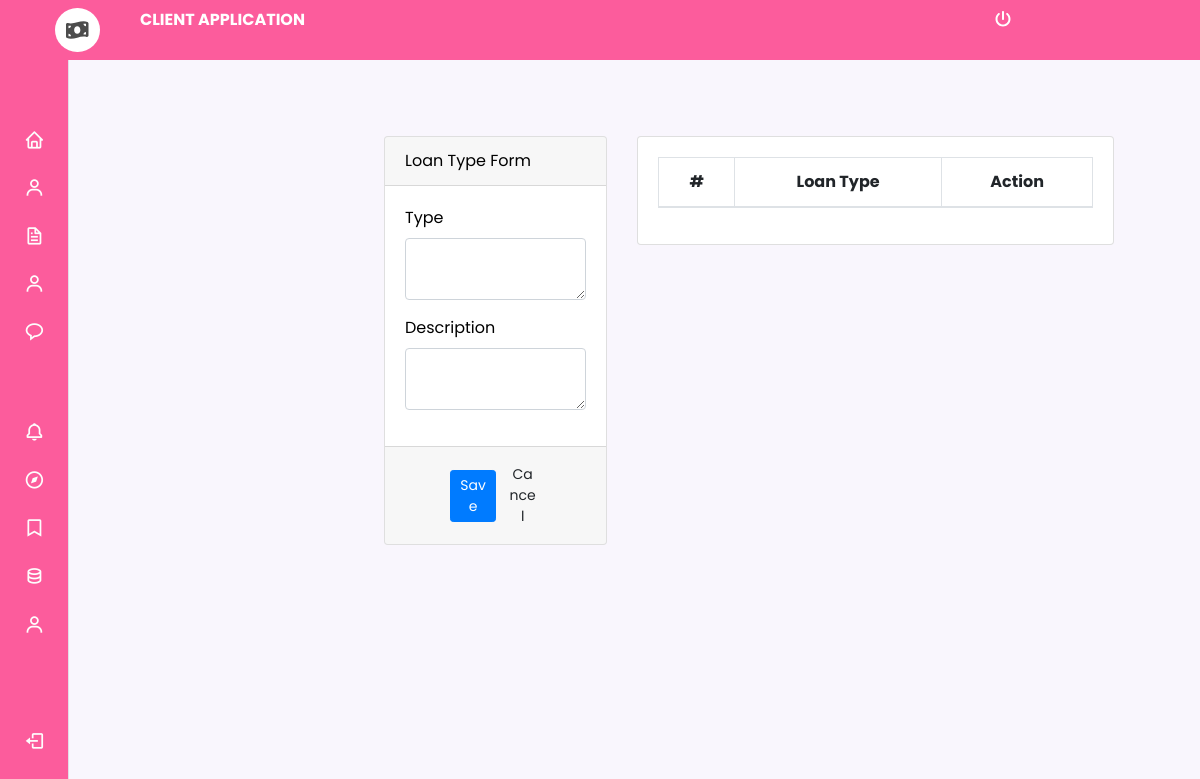
The page /employee/loan/index.php?page=loan_type (signed in) on the database as committed earlier.
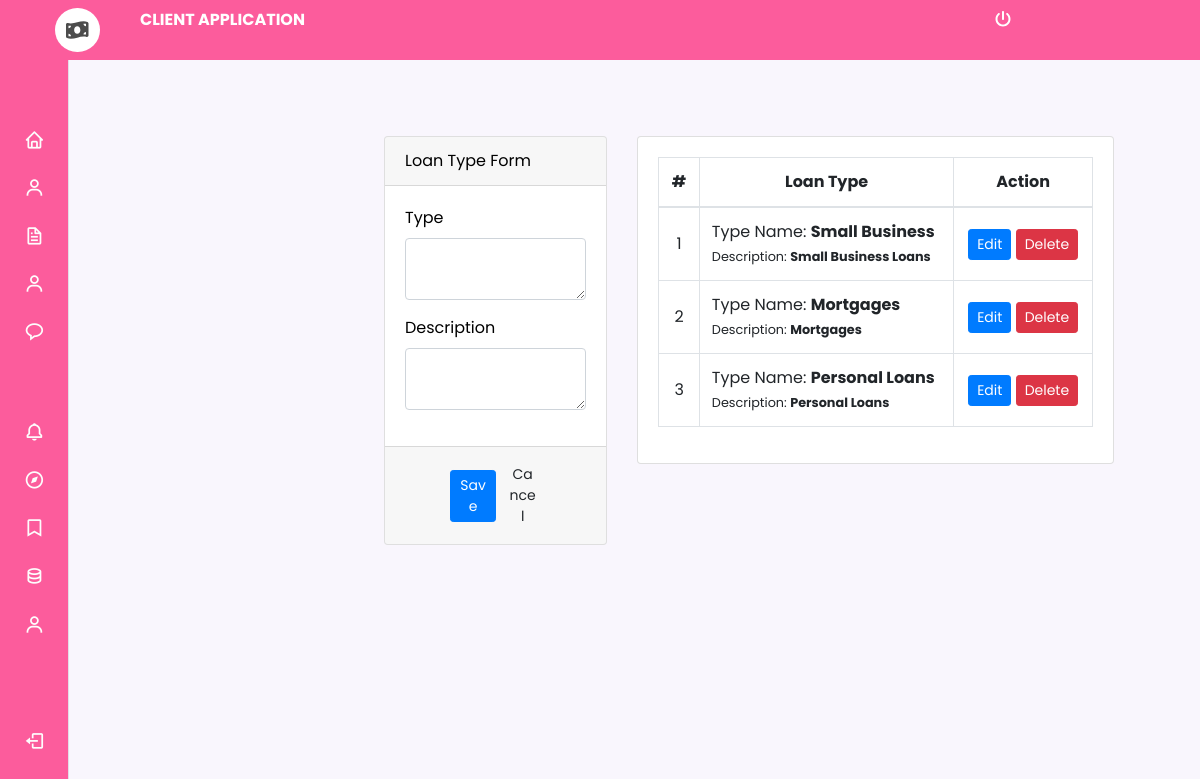
The same page on the database as committed later.
### tables this page shows
CREATE TABLE `loan_types` (
  `id` int(30) NOT NULL,
  `type_name` text NOT NULL,
  `description` text NOT NULL
);

### employee/loan/loan_type.php (the view, shortened to what this page needs)
<?php include('db_connect.php');?>
<div class="container-fluid">
	<div class="col-lg-12">
		<div class="row">
			<div class="col-md-4">
			<form action="" id="manage-loan-type">
				<div class="card">
					<div class="card-header">
						   Loan Type Form
				  	</div>
					<div class="card-body">
							<div class="form-group">
								<label class="control-label">Type</label>
								<textarea name="type_name" id="" cols="30" rows="2" class="form-control"></textarea>
							</div>
							<div class="form-group">
								<label class="control-label">Description</label>
								<textarea name="description" id="" cols="30" rows="2" class="form-control"></textarea>
							</div>
					</div>
					<div class="card-footer">
						<div class="row">
							<div class="col-md-12">
								<button class="btn btn-sm btn-primary col-sm-3 offset-md-3"> Save</button>
								<button class="btn btn-sm btn-default col-sm-3" type="button" onclick="_reset()"> Cancel</button>
							</div>
						</div>
					</div>
				</div>
			</form>
			</div>
			<div class="col-md-8">
				<div class="card">
					<div class="card-body">
						<table class="table table-bordered table-hover">
							<thead>
								<tr>
									<th class="text-center">#</th>
									<th class="text-center">Loan Type</th>
									<th class="text-center">Action</th>
								</tr>
							</thead>
							<tbody>
								<?php
								$i = 1;
								$types = $conn->query("SELECT * FROM loan_types order by id asc");
								while($row=$types->fetch_assoc()):
								?>
								<tr>
									<td class="text-center"><?php echo $i++ ?></td>
									<td class="">
										 <p>Type Name: <b><?php echo $row['type_name'] ?></b></p>
										 <p><small>Description: <b><?php echo $row['description'] ?></b></small></p>
									</td>
									<td class="text-center">
										<button class="btn btn-sm btn-primary edit_ltype" type="button" data-id="<?php echo $row['id'] ?>" data-type_name="<?php echo $row['type_name'] ?>" data-description="<?php echo $row['description'] ?>" >Edit</button>
										<button class="btn btn-sm btn-danger delete_ltype" type="button" data-id="<?php echo $row['id'] ?>">Delete</button>
									</td>
								</tr>
								<?php endwhile; ?>
							</tbody>
						</table>
					</div>
				</div>
			</div>
		</div>
	</div>
</div>

Rows that differ between the two databases and show on the page:
added loan_types: type_name "Small Business", description "Small Business Loans"
added loan_types: type_name "Mortgages", description "Mortgages"
added loan_types: type_name "Personal Loans", description "Personal Loans"
